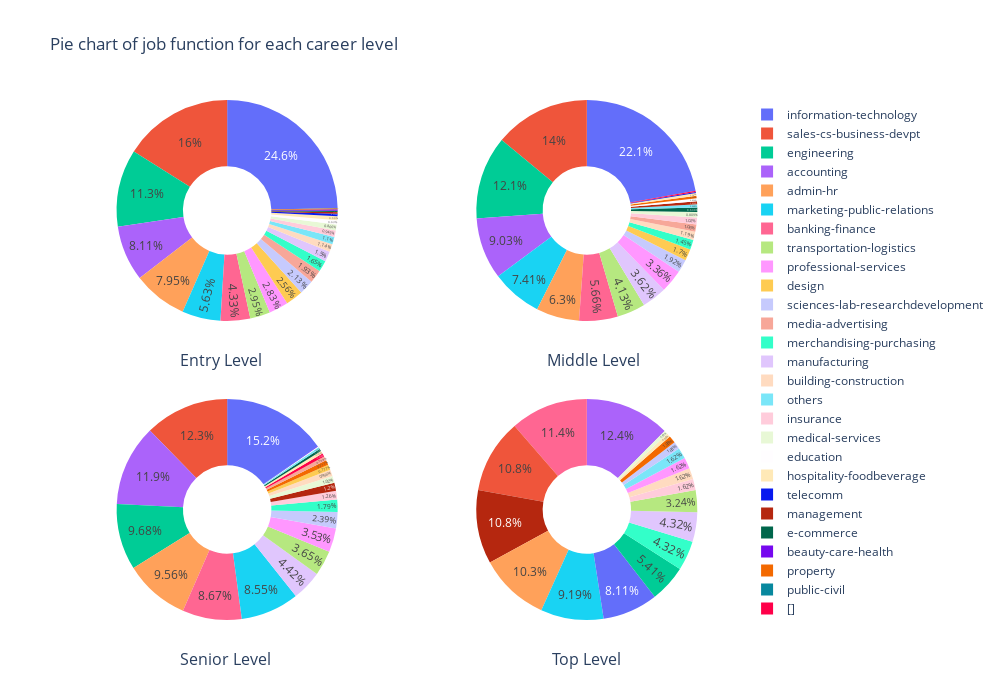

The cell this chart's notebook holds for it:
### Markdown cell above
## Explore popular jobs in jobsdb for each career level

### Code cell
# See popular jobs on jobsdb for each career level

from plotly.subplots import make_subplots
entry_level = jobs_df[jobs_df['career_level'] == 'Entry Level']['job_top_function'].value_counts(normalize=True)
middle_level = jobs_df[jobs_df['career_level'] == 'Middle']['job_top_function'].value_counts(normalize=True)
senior_level = jobs_df[jobs_df['career_level'] == 'Senior']['job_top_function'].value_counts(normalize=True)
top_level = jobs_df[jobs_df['career_level'] == 'Top']['job_top_function'].value_counts(normalize=True)

# Create subplots: use 'domain' type for Pie subplot
fig = make_subplots(rows=2, cols=2, specs=[[{'type':'domain'}, {'type':'domain'}],[{'type':'domain'},{'type':'domain'}]])
fig.add_trace(go.Pie(labels=entry_level.index, values=entry_level.values, name="Entry Level"),1, 1)
fig.add_trace(go.Pie(labels=middle_level.index, values=middle_level.values, name="Middle Level"),1, 2)
fig.add_trace(go.Pie(labels=senior_level.index, values=senior_level.values, name="Senior Level"),2, 1)
fig.add_trace(go.Pie(labels=top_level.index, values=top_level.values, name="Top Level"),2, 2)

# Use `hole` to create a donut-like pie chart
fig.update_traces(hole=.4, hoverinfo="label+percent+name")
fig.update_traces(textposition='inside')
fig.update_layout(width=1000, height=700,
    title_text="Pie chart of job function for each career level",
    
    # Add annotations in the center of the donut pies.
    annotations=[dict(text='Entry Level', x=0.150, y=0.5, font_size=16, showarrow=False),
                 dict(text='Middle Level', x=0.860, y=0.5, font_size=16, showarrow=False),
                dict(text='Senior Level', x=0.150, y=-0.1, font_size=16, showarrow=False),
                dict(text='Top Level', x=0.830, y=-0.1, font_size=16, showarrow=False)])
fig.show()

### Figure 1 — Plotly figure (JSON) as saved in the notebook; plotly's stock layout.template omitted (floating-point values rounded to 4 significant figures)
{"data": [{"domain": {"x": [0, 0.45], "y": [0.575, 1]}, "hole": 0.4, "hoverinfo": "label+percent+name", "labels": ["information-technology", "sales-cs-business-devpt", "engineering", "accounting", "admin-hr", "marketing-public-relations", "banking-finance", "transportation-logistics", "professional-services", "design", "sciences-lab-researchdevelopment", "media-advertising", "merchandising-purchasing", "manufacturing", "building-construction", "others", "insurance", "medical-services", "education", "hospitality-foodbeverage", "telecomm", "management", "e-commerce", "beauty-care-health", "property", "public-civil"], "name": "Entry Level", "textposition": "inside", "type": "pie", "values": [0.2464, 0.1602, 0.1133, 0.08107, 0.0795, 0.05628, 0.04329, 0.02952, 0.02834, 0.02558, 0.02125, 0.01928, 0.01653, 0.01495, 0.01141, 0.01102, 0.009445, 0.008658, 0.006297, 0.005903, 0.003542, 0.002361, 0.001968, 0.001968, 0.001574, 0.0003935]}, {"domain": {"x": [0.55, 1], "y": [0.575, 1]}, "hole": 0.4, "hoverinfo": "label+percent+name", "labels": ["information-technology", "sales-cs-business-devpt", "engineering", "accounting", "marketing-public-relations", "admin-hr", "banking-finance", "transportation-logistics", "manufacturing", "professional-services", "sciences-lab-researchdevelopment", "design", "merchandising-purchasing", "building-construction", "media-advertising", "insurance", "medical-services", "e-commerce", "others", "management", "education", "property", "hospitality-foodbeverage", "telecomm", "[]"], "name": "Middle Level", "textposition": "inside", "type": "pie", "values": [0.2214, 0.1401, 0.1213, 0.09025, 0.07407, 0.06301, 0.05662, 0.04129, 0.03619, 0.03363, 0.01916, 0.01703, 0.01447, 0.01192, 0.01064, 0.01022, 0.008089, 0.006386, 0.004683, 0.004257, 0.004257, 0.003831, 0.003831, 0.001703, 0.001703]}, {"domain": {"x": [0, 0.45], "y": [0, 0.425]}, "hole": 0.4, "hoverinfo": "label+percent+name", "labels": ["information-technology", "sales-cs-business-devpt", "accounting", "engineering", "admin-hr", "banking-finance", "marketing-public-relations", "manufacturing", "transportation-logistics", "professional-services", "sciences-lab-researchdevelopment", "merchandising-purchasing", "insurance", "management", "medical-services", "building-construction", "design", "property", "media-advertising", "[]", "hospitality-foodbeverage", "e-commerce", "others", "education", "beauty-care-health", "telecomm"], "name": "Senior Level", "textposition": "inside", "type": "pie", "values": [0.1524, 0.1231, 0.1189, 0.09683, 0.09564, 0.08667, 0.08548, 0.04423, 0.03646, 0.03527, 0.02391, 0.01793, 0.01255, 0.01195, 0.01016, 0.009564, 0.00777, 0.007173, 0.005977, 0.004782, 0.004184, 0.003586, 0.002989, 0.001195, 0.0005977, 0.0005977]}, {"domain": {"x": [0.55, 1], "y": [0, 0.425]}, "hole": 0.4, "hoverinfo": "label+percent+name", "labels": ["accounting", "banking-finance", "sales-cs-business-devpt", "management", "admin-hr", "marketing-public-relations", "information-technology", "engineering", "merchandising-purchasing", "manufacturing", "transportation-logistics", "insurance", "building-construction", "professional-services", "others", "sciences-lab-researchdevelopment", "property", "hospitality-foodbeverage", "medical-services"], "name": "Top Level", "textposition": "inside", "type": "pie", "values": [0.1243, 0.1135, 0.1081, 0.1081, 0.1027, 0.09189, 0.08108, 0.05405, 0.04324, 0.04324, 0.03243, 0.01622, 0.01622, 0.01622, 0.01622, 0.01081, 0.01081, 0.005405, 0.005405]}], "layout": {"annotations": [{"font": {"size": 16}, "showarrow": false, "text": "Entry Level", "x": 0.15, "y": 0.5}, {"font": {"size": 16}, "showarrow": false, "text": "Middle Level", "x": 0.86, "y": 0.5}, {"font": {"size": 16}, "showarrow": false, "text": "Senior Level", "x": 0.15, "y": -0.1}, {"font": {"size": 16}, "showarrow": false, "text": "Top Level", "x": 0.83, "y": -0.1}], "height": 700, "title": {"text": "Pie chart of job function for each career level"}, "width": 1000}}
